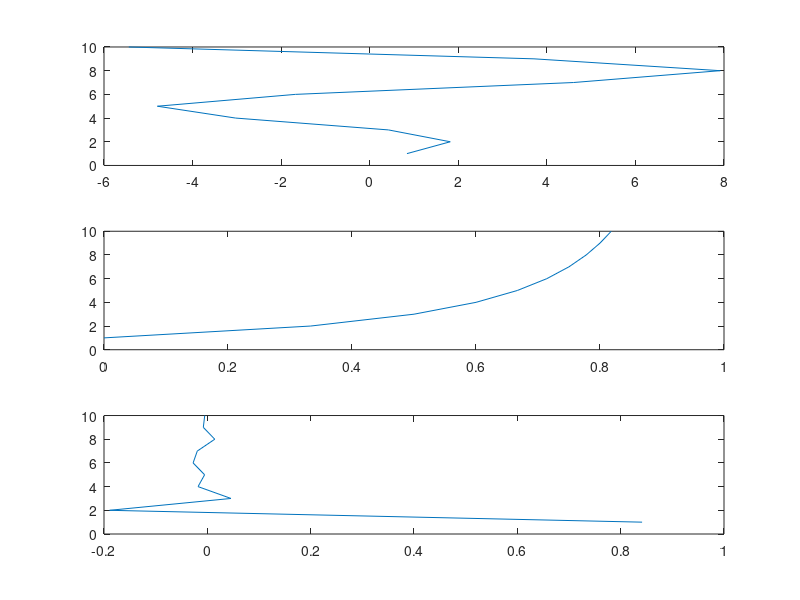

Write the MATLAB code that produced this figure.
t=1:1:10
x=t.*sin(t)
y=(t-1)./(t+1)
z=sin(t.*t)./(t.*t)
subplot(3,1,1)
plot(x,t)
subplot(3,1,2)
plot(y,t)
subplot(3,1,3)
plot(z,t)
